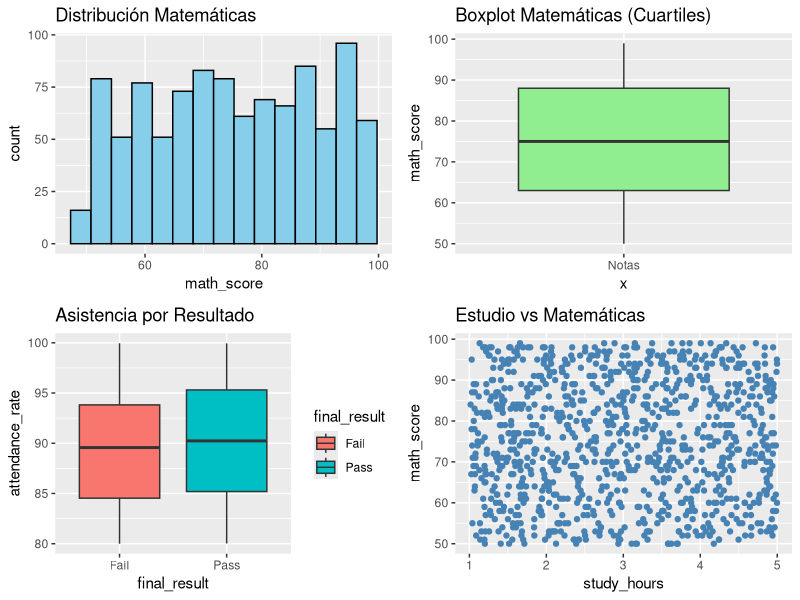

Recreate this plot in R.
install.packages(c("readxl", "ggplot2", "e1071", "gridExtra"))

library(readxl)
library(ggplot2)
library(e1071)
library(gridExtra)

df <- read_excel("student_info.xlsx")
num_cols <- c("math_score", "reading_score", "writing_score", "attendance_rate", "study_hours")

get_mode <- function(v) unique(v)[which.max(tabulate(match(v, unique(v))))]
descriptiva <- data.frame(
  Media = sapply(df[num_cols], mean), Mediana = sapply(df[num_cols], median), Moda = sapply(df[num_cols], get_mode),
  Rango = sapply(df[num_cols], \ (x) max(x) - min(x)), Varianza = sapply(df[num_cols], var),
  Desv_Est = sapply(df[num_cols], sd), IQR = sapply(df[num_cols], IQR)
)
print(round(descriptiva, 2))

# Punto 3: Medidas de posiciónSS
posicion <- t(sapply(df[num_cols], quantile, probs = c(0.10, 0.25, 0.50, 0.75, 0.90, 0.95)))
colnames(posicion) <- c("D1/P10", "Q1/P25", "Q2/P50", "Q3/P75", "D9/P90", "P95")
print(round(posicion, 2))

# Punto 4: Medidas de forma
forma <- data.frame(
  Asimetria = sapply(df[num_cols], skewness),
  Curtosis  = sapply(df[num_cols], kurtosis)
)
print(round(forma, 2))

# Punto 4: Visualizaciones
g1 <- ggplot(df, aes(x = math_score)) +
  geom_histogram(bins = 15, fill = "skyblue", color = "black") +
  labs(title = "Distribución Matemáticas")

g2 <- ggplot(df, aes(x = "Notas", y = math_score)) +
  geom_boxplot(fill = "lightgreen") +
  labs(title = "Boxplot Matemáticas (Cuartiles)")

g3 <- ggplot(df, aes(x = final_result, y = attendance_rate, fill = final_result)) +
  geom_boxplot() +
  labs(title = "Asistencia por Resultado")

g4 <- ggplot(df, aes(x = study_hours, y = math_score)) +
  geom_point(color = "steelblue") +
  labs(title = "Estudio vs Matemáticas")

grid.arrange(g1, g2, g3, g4, ncol = 2)
